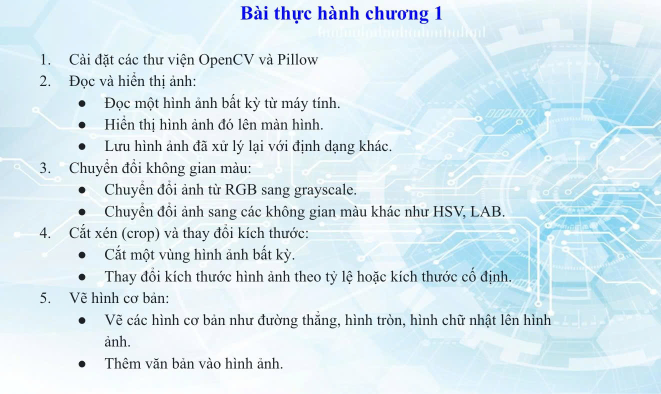
#> input picture Lab_1/cc0690c1fc34726a2b25.jpg, 1321 x 788 px (shown at 1/2 size)
$ jupyter execute Lab1.ipynb
#> lines starting #> are read from the running program, lines starting #| are printed output that depends on the picture; after the words box and inside, x2 and y2 are one past the last pixel; in counts of white or black regions, pixels touching at a corner belong together
[cell 1]
import cv2
from PIL import Image
import numpy as np
import matplotlib.pyplot as plt

[cell 2]
import cv2

img = cv2.imread('cc0690c1fc34726a2b25.jpg')
#> img is the input picture: shape (788, 1321, 3); mean B, G, R 240.1, 232.7, 215.6

# Lưu hình ảnh với định dạng khác (.png)
cv2.imwrite('image_converted.png', img)

# hiển thị ảnh
img_rgb = cv2.cvtColor(img, cv2.COLOR_BGR2RGB)
plt.imshow(img_rgb)
plt.axis('off')
plt.show()

[cell 3]
# Chuyển sang Grayscale (Ảnh xám)
gray = cv2.cvtColor(img, cv2.COLOR_BGR2GRAY)
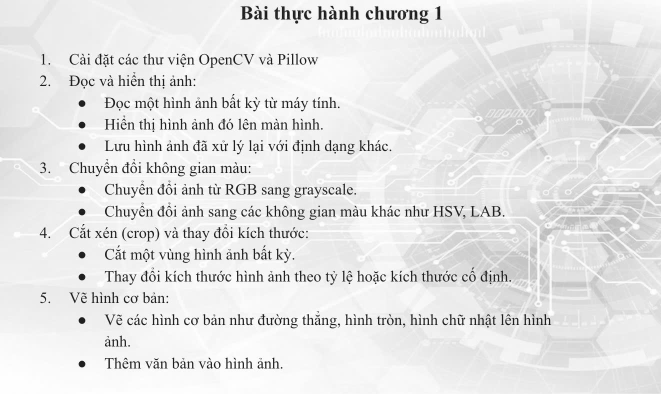
#> gray: shape (788, 1321) (shown at 1/2 size); min 2, max 255, mean 228.4

# Chuyển sang HSV (Hue, Saturation, Value)
hsv = cv2.cvtColor(img, cv2.COLOR_BGR2HSV)
#> hsv: shape (788, 1321, 3); mean H, S, V 98.3, 27.5, 240.1

# Chuyển sang LAB
lab = cv2.cvtColor(img, cv2.COLOR_BGR2LAB)
#> lab: shape (788, 1321, 3); mean of channels 0, 1, 2 232.2, 124, 122.5

#hiển thị ảnh 3 kênh màu
fig, axs = plt.subplots(1, 3, figsize=(15, 5))
axs[0].imshow(gray, cmap='gray')
axs[0].set_title('Grayscale')
axs[0].axis('off')
axs[1].imshow(hsv)
axs[1].set_title('HSV')
axs[1].axis('off')
axs[2].imshow(lab)
axs[2].set_title('LAB')
axs[2].axis('off')
plt.show()
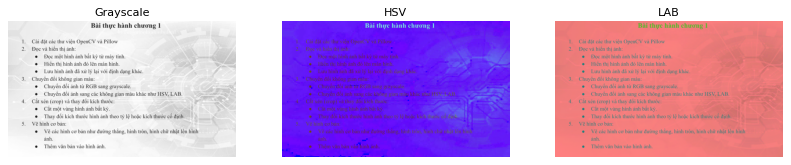
#> figure drawn by matplotlib, 3 panels

[cell 4]
# Cắt một vùng ảnh (y từ 50 đến 200, x từ 100 đến 300)
roi = img[50:200, 100:300]
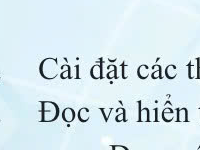
#> roi: shape (150, 200, 3); mean B, G, R 238.3, 231.5, 214.7

# Thay đổi kích thước cố định
resized_fixed = cv2.resize(img, (400, 400))
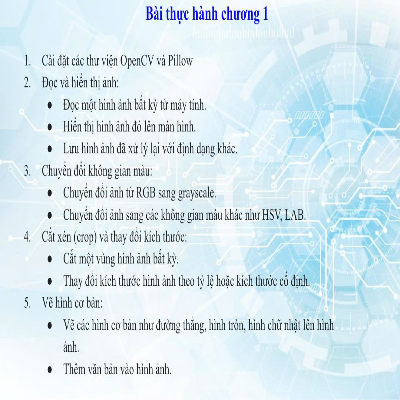
#> resized_fixed: shape (400, 400, 3); mean B, G, R 240, 232.6, 215.5

# Thay đổi theo tỷ lệ
resized_ratio = cv2.resize(img, None, fx=0.5, fy=0.5)
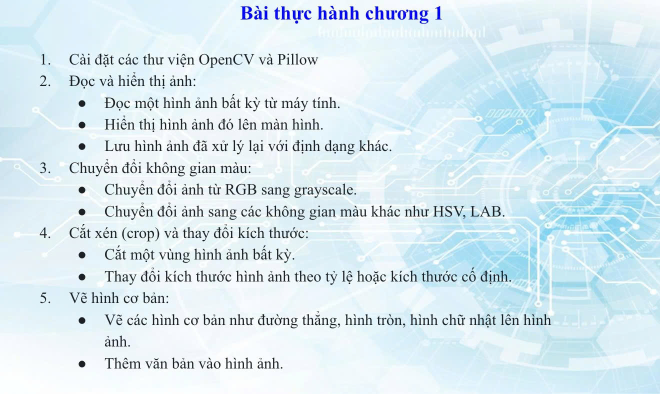
#> resized_ratio: shape (394, 660, 3); mean B, G, R 240.2, 232.8, 215.7

# hiển thị ảnh đã cắt và thay đổi kích thước
fig, axs = plt.subplots(1, 3, figsize=(15, 5))
axs[0].imshow(cv2.cvtColor(roi, cv2.COLOR_BGR2RGB))
axs[0].set_title('Cropped Image')
axs[0].axis('off')
axs[1].imshow(cv2.cvtColor(resized_fixed, cv2.COLOR_BGR2RGB))
axs[1].set_title('Resized (Fixed)')
axs[1].axis('off')
axs[2].imshow(cv2.cvtColor(resized_ratio, cv2.COLOR_BGR2RGB))
axs[2].set_title('Resized (Ratio)')
axs[2].axis('off')
plt.show()
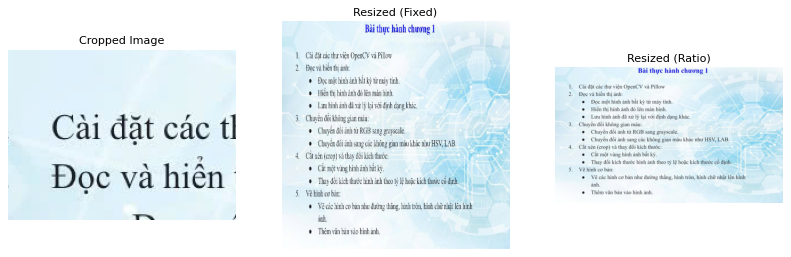
#> figure drawn by matplotlib, 3 panels

[cell 5]
# Tạo một bản sao để vẽ
canvas = img.copy()

# Vẽ đường thẳng: (ảnh, điểm đầu, điểm cuối, màu BGR, độ dày)
cv2.line(canvas, (0, 0), (200, 200), (255, 0, 0), 3)

# Vẽ hình tròn: (ảnh, tâm, bán kính, màu, độ dày; -1 là tô đặc)
cv2.circle(canvas, (150, 150), 50, (0, 255, 0), 2)

# Vẽ hình chữ nhật: (ảnh, góc trên trái, góc dưới phải, màu, độ dày)
cv2.rectangle(canvas, (50, 50), (250, 250), (0, 0, 255), 2)
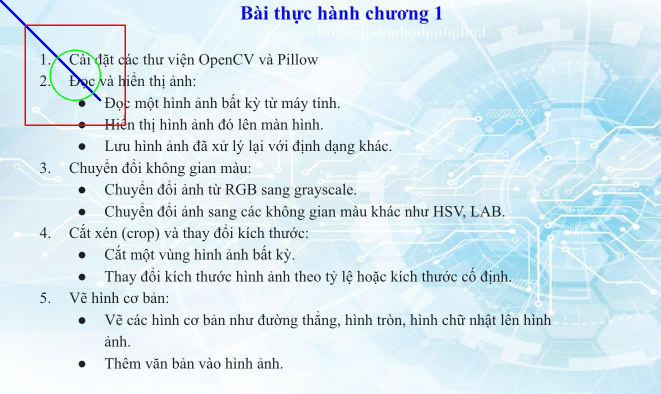
#> canvas: shape (788, 1321, 3) (shown at 1/2 size); mean B, G, R 239.4, 231.9, 215.2

# Thêm văn bản
font = cv2.FONT_HERSHEY_SIMPLEX
cv2.putText(canvas, 'Gemini AI - OpenCV', (10, 30), font, 1, (255, 255, 255), 2)
#> canvas: shape (788, 1321, 3); 0.18% of pixels changed, all inside (x1, y1, x2, y2) = (12, 7, 332, 39)

# hiển thị ảnh đã vẽ
plt.imshow(cv2.cvtColor(canvas, cv2.COLOR_BGR2RGB))
plt.axis('off')
plt.show()
